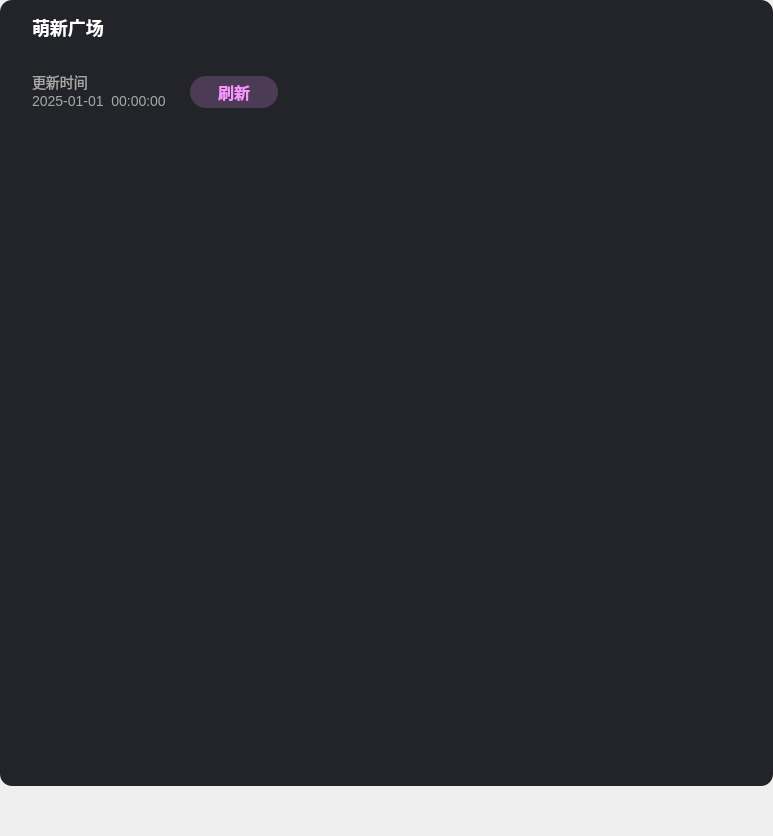
<?xml version="1.0" encoding="UTF-8"?>
<ui version="4.0">
 <class>NewUserPage</class>
 <widget class="QDialog" name="NewUserPage">
  <property name="geometry">
   <rect>
    <x>0</x>
    <y>0</y>
    <width>773</width>
    <height>836</height>
   </rect>
  </property>
  <property name="windowTitle">
   <string>Dialog</string>
  </property>
  <property name="styleSheet">
   <string notr="true"/>
  </property>
  <layout class="QVBoxLayout" name="verticalLayout">
   <property name="spacing">
    <number>0</number>
   </property>
   <property name="leftMargin">
    <number>0</number>
   </property>
   <property name="topMargin">
    <number>0</number>
   </property>
   <property name="rightMargin">
    <number>0</number>
   </property>
   <property name="bottomMargin">
    <number>50</number>
   </property>
   <item>
    <widget class="QWidget" name="widget_2" native="true">
     <property name="styleSheet">
      <string notr="true">QWidget#widget_2{
background: rgba(34, 36, 41, 1);
border-radius: 12px;
}

</string>
     </property>
     <layout class="QVBoxLayout" name="verticalLayout_3">
      <property name="spacing">
       <number>16</number>
      </property>
      <property name="leftMargin">
       <number>32</number>
      </property>
      <property name="topMargin">
       <number>0</number>
      </property>
      <property name="rightMargin">
       <number>32</number>
      </property>
      <property name="bottomMargin">
       <number>0</number>
      </property>
      <item>
       <widget class="QWidget" name="widget_1" native="true">
        <property name="minimumSize">
         <size>
          <width>0</width>
          <height>56</height>
         </size>
        </property>
        <property name="maximumSize">
         <size>
          <width>16777215</width>
          <height>56</height>
         </size>
        </property>
        <property name="styleSheet">
         <string notr="true">QWidget#widget_36 {
    border-bottom: 1px solid #383B43;
border-radius: 0px;
    }</string>
        </property>
        <layout class="QHBoxLayout" name="horizontalLayout_22">
         <property name="spacing">
          <number>16</number>
         </property>
         <property name="leftMargin">
          <number>0</number>
         </property>
         <property name="topMargin">
          <number>0</number>
         </property>
         <property name="rightMargin">
          <number>0</number>
         </property>
         <property name="bottomMargin">
          <number>1</number>
         </property>
         <item>
          <widget class="QLabel" name="label_14">
           <property name="styleSheet">
            <string notr="true">font-family: &quot;微软雅黑&quot;;
font-weight: 500;
font-size: 18px;
color: #FFFFFF;
line-height: 25px;
text-align: left;
font-style: normal;</string>
           </property>
           <property name="text">
            <string>萌新广场</string>
           </property>
          </widget>
         </item>
         <item>
          <spacer name="horizontalSpacer_7">
           <property name="orientation">
            <enum>Qt::Horizontal</enum>
           </property>
           <property name="sizeHint" stdset="0">
            <size>
             <width>40</width>
             <height>20</height>
            </size>
           </property>
          </spacer>
         </item>
         <item>
          <widget class="QPushButton" name="minBtn">
           <property name="minimumSize">
            <size>
             <width>24</width>
             <height>24</height>
            </size>
           </property>
           <property name="maximumSize">
            <size>
             <width>24</width>
             <height>24</height>
            </size>
           </property>
           <property name="styleSheet">
            <string notr="true">QPushButton{	
border:none;
}
QPushButton::hover{
border:none;
background:#3E3E3E;
}
QPushButton::checked {
border:none;
}

</string>
           </property>
           <property name="text">
            <string/>
           </property>
           <property name="icon">
            <iconset resource="../res.qrc">
             <normaloff>:/images/login_min_n.png</normaloff>:/images/login_min_n.png</iconset>
           </property>
           <property name="iconSize">
            <size>
             <width>28</width>
             <height>28</height>
            </size>
           </property>
          </widget>
         </item>
         <item>
          <widget class="QPushButton" name="closeBtn">
           <property name="minimumSize">
            <size>
             <width>24</width>
             <height>24</height>
            </size>
           </property>
           <property name="maximumSize">
            <size>
             <width>24</width>
             <height>24</height>
            </size>
           </property>
           <property name="styleSheet">
            <string notr="true">QPushButton{	
border:none;
}
QPushButton::hover{
border:none;
background:#3E3E3E;
}
QPushButton::checked {
border:none;
}

</string>
           </property>
           <property name="text">
            <string/>
           </property>
           <property name="icon">
            <iconset resource="../res.qrc">
             <normaloff>:/images/login_close_n.png</normaloff>:/images/login_close_n.png</iconset>
           </property>
           <property name="iconSize">
            <size>
             <width>28</width>
             <height>28</height>
            </size>
           </property>
          </widget>
         </item>
        </layout>
       </widget>
      </item>
      <item>
       <widget class="QWidget" name="widget" native="true">
        <property name="minimumSize">
         <size>
          <width>0</width>
          <height>41</height>
         </size>
        </property>
        <property name="maximumSize">
         <size>
          <width>16777215</width>
          <height>41</height>
         </size>
        </property>
        <layout class="QHBoxLayout" name="horizontalLayout">
         <property name="spacing">
          <number>24</number>
         </property>
         <property name="leftMargin">
          <number>0</number>
         </property>
         <property name="topMargin">
          <number>0</number>
         </property>
         <property name="rightMargin">
          <number>0</number>
         </property>
         <property name="bottomMargin">
          <number>0</number>
         </property>
         <item>
          <layout class="QVBoxLayout" name="verticalLayout_2">
           <property name="spacing">
            <number>0</number>
           </property>
           <item>
            <widget class="QLabel" name="label">
             <property name="minimumSize">
              <size>
               <width>0</width>
               <height>19</height>
              </size>
             </property>
             <property name="maximumSize">
              <size>
               <width>16777215</width>
               <height>19</height>
              </size>
             </property>
             <property name="styleSheet">
              <string notr="true">font-family: &quot;微软雅黑&quot;;
font-weight: 400;
font-size: 14px;
color: #A8A8A7;
line-height: 20px;
font-style: normal;</string>
             </property>
             <property name="text">
              <string>更新时间</string>
             </property>
            </widget>
           </item>
           <item>
            <widget class="QLabel" name="updateTime">
             <property name="minimumSize">
              <size>
               <width>0</width>
               <height>20</height>
              </size>
             </property>
             <property name="maximumSize">
              <size>
               <width>16777215</width>
               <height>20</height>
              </size>
             </property>
             <property name="styleSheet">
              <string notr="true">font-family: &quot;微软雅黑&quot;;
font-weight: 400;
font-size: 14px;
color: #A8A8A7;
line-height: 20px;
font-style: normal;</string>
             </property>
             <property name="text">
              <string>2025-01-01  00:00:00</string>
             </property>
            </widget>
           </item>
          </layout>
         </item>
         <item>
          <widget class="QPushButton" name="updateBtn">
           <property name="minimumSize">
            <size>
             <width>88</width>
             <height>32</height>
            </size>
           </property>
           <property name="styleSheet">
            <string notr="true">background: rgba(245,151,255,0.2);
border-radius: 16px;

font-family: &quot;微软雅黑&quot;;
font-weight: 500;
font-size: 16px;
color: #F597FF;
line-height: 22px;
text-align: center;
font-style: normal;</string>
           </property>
           <property name="text">
            <string>刷新</string>
           </property>
          </widget>
         </item>
         <item>
          <spacer name="horizontalSpacer">
           <property name="orientation">
            <enum>Qt::Horizontal</enum>
           </property>
           <property name="sizeHint" stdset="0">
            <size>
             <width>430</width>
             <height>20</height>
            </size>
           </property>
          </spacer>
         </item>
        </layout>
       </widget>
      </item>
      <item>
       <widget class="QScrollArea" name="scrollArea">
        <property name="styleSheet">
         <string notr="true">background: rgba(34, 36, 41, 1);
border:none;</string>
        </property>
        <property name="widgetResizable">
         <bool>true</bool>
        </property>
        <widget class="QWidget" name="scrollAreaWidgetContents">
         <property name="geometry">
          <rect>
           <x>0</x>
           <y>0</y>
           <width>709</width>
           <height>657</height>
          </rect>
         </property>
         <layout class="QVBoxLayout" name="verticalLayout_5">
          <item>
           <layout class="QVBoxLayout" name="listLayout"/>
          </item>
         </layout>
        </widget>
       </widget>
      </item>
     </layout>
    </widget>
   </item>
  </layout>
 </widget>
 <resources>
  <include location="../res.qrc"/>
 </resources>
 <connections/>
</ui>
